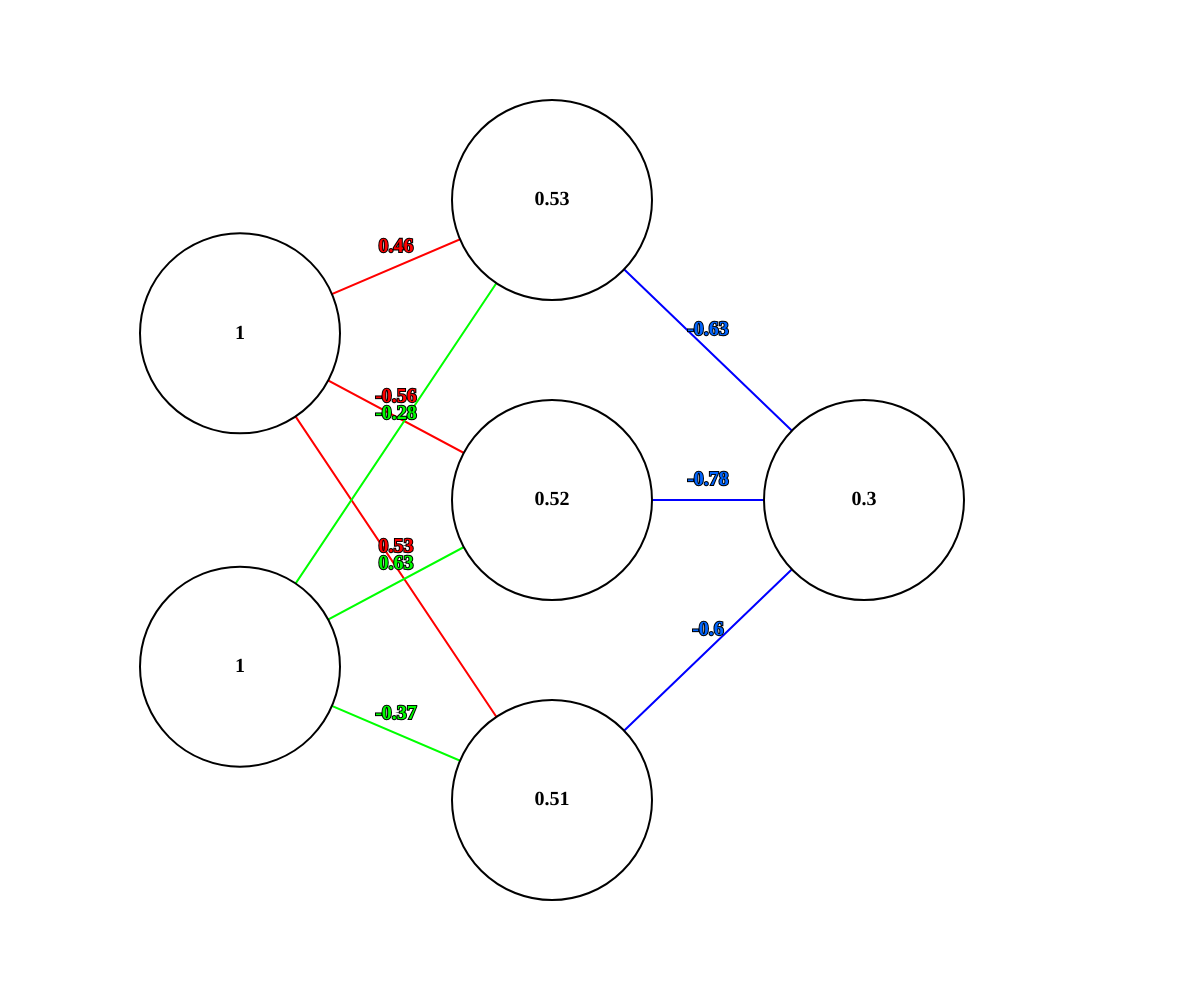
Frame 1 (no input)
Frame 60 (no input): identical to frame 1, image omitted
Frame 120 (the mouse pressed at the canvas centre since frame 60): identical to frame 1, image omitted

The p5.js sketch that drew this single still picture (run headless with seeded random() and noise() and a simulated clock; from frame 60 on, the mouse is pressed at the canvas centre):

// p5.js sketch
// ── sketch.js
var inputLayer, hiddenLayer, outputLayer
var target = 0
var data = [[1, 1, 0], [-1, 1, 1], [1, -1, 1]]

function setup(){
	createCanvas(windowWidth, windowHeight)
	inputLayer = new InputLayer([data[0][0], data[0][1]])
	target = data[0][2]
	hiddenLayer = new HiddenLayer(3, 6, inputLayer)
	outputLayer = new OutputLayer(1, 3, hiddenLayer)
	hiddenLayer.update()
	outputLayer.update()
	console.log("Output: " + outputLayer.neurons[0])
	
	changeWeights(inputLayer, [hiddenLayer], outputLayer)
}

function test(num1, num2){
	inputLayer.update([num1, num2])
	hiddenLayer.update()
	outputLayer.update()
	console.log("Output: " + outputLayer.neurons[0])
}

function train(amount){
	for (var i = 0; i < amount; i++){
		inputLayer.update([data[i % 3][0], data[i % 3][1]])
		target = data[i % 3][2]
		hiddenLayer.update()
		outputLayer.update()
		changeWeights(inputLayer, [hiddenLayer], outputLayer)
	}
}

function draw(){
	background(255)
	strokeWeight(2)
	fill(0)
	stroke(255, 0, 0)
	line(width / 5, height / 3, width / 5 * 2.3, height / 5, 200)
	line(width / 5, height / 3, width / 5 * 2.3, height / 5 * 4, 200)
	line(width / 5, height / 3, width / 5 * 2.3, height / 5 * 2.5, 200)
	stroke(0, 255, 0)
	line(width / 5, height / 3 * 2, width / 5 * 2.3, height / 5, 200)
	line(width / 5, height / 3 * 2, width / 5 * 2.3, height / 5 * 4, 200)
	line(width / 5, height / 3 * 2, width / 5 * 2.3, height / 5 * 2.5, 200)
	stroke(0, 0, 255)
	line(width / 5 * 2.3, height / 5, width / 5 * 3.6, height / 2)
	line(width / 5 * 2.3, height / 5 * 4, width / 5 * 3.6, height / 2)
	line(width / 5 * 2.3, height / 5 * 2.5, width / 5 * 3.6, height / 2)
	stroke(0)
	fill(255)
	ellipse(width / 5, height / 3, 200)
	ellipse(width / 5, (height / 3) * 2, 200)
	ellipse(width / 5 * 2.3, height / 5, 200)
	ellipse(width / 5 * 2.3, height / 5 * 4, 200)
	ellipse(width / 5 * 2.3, height / 5 * 2.5, 200)
	ellipse(width / 5 * 3.6, height / 2, 200)
	textAlign(CENTER, CENTER)
	textSize(20)
	textStyle(BOLD)
	textFont("Franklin Gothic Medium")
	fill(0)
	stroke(0)
	fill(255, 0, 0)
	text(Math.round(hiddenLayer.weights[0] * 100) / 100, (width / 5 + width / 5 * 2.3) / 2, (height / 3 + height / 5) / 2 - 20)
	text(Math.round(hiddenLayer.weights[1] * 100) / 100, (width / 5 + width / 5 * 2.3) / 2, (height / 3 + height / 5 * 2.5) / 2 - 20)
	text(Math.round(hiddenLayer.weights[2] * 100) / 100, (width / 5 + width / 5 * 2.3) / 2, (height / 3 + height / 5 * 4) / 2 - 20)
	fill(0, 255, 0)
	text(Math.round(hiddenLayer.weights[3] * 100) / 100, (width / 5 + width / 5 * 2.3) / 2, (height / 3 * 2 + height / 5) / 2 - 20)
	text(Math.round(hiddenLayer.weights[4] * 100) / 100, (width / 5 + width / 5 * 2.3) / 2, (height / 3 * 2 + height / 5 * 2.5) / 2 - 20)
	text(Math.round(hiddenLayer.weights[5] * 100) / 100, (width / 5 + width / 5 * 2.3) / 2, (height / 3 * 2 + height / 5 * 4) / 2 - 20)
	fill(0, 100, 255)
	text(Math.round(outputLayer.weights[0] * 100) / 100, (width / 5 * 2.3 + width / 5 * 3.6) / 2, (height / 5 + height / 2) / 2 - 20)
	text(Math.round(outputLayer.weights[1] * 100) / 100, (width / 5 * 2.3 + width / 5 * 3.6) / 2, (height / 5 * 2.5 + height / 2) / 2 - 20)
	text(Math.round(outputLayer.weights[2] * 100) / 100, (width / 5 * 2.3 + width / 5 * 3.6) / 2, (height / 5 * 4 + height / 2) / 2 - 20)
	fill(0)
	noStroke()
	text(Math.round(inputLayer.neurons[0] * 100) / 100, width / 5, height / 3)
	text(Math.round(inputLayer.neurons[1] * 100) / 100, width / 5, height / 3 * 2)
	text(Math.round(hiddenLayer.neurons[0] * 100) / 100, width / 5 * 2.3, height / 5)
	text(Math.round(hiddenLayer.neurons[1] * 100) / 100, width / 5 * 2.3, height / 5 * 4)
	text(Math.round(hiddenLayer.neurons[2] * 100) / 100, width / 5 * 2.3, height / 5 * 2.5)
	text(Math.round(outputLayer.neurons[0] * 100) / 100, width / 5 * 3.6, height / 2)
}
// ── layers.js
var lConstant = 1

function InputLayer(data){
	
	this.neurons = data
	
	this.update = function(newData){
		this.neurons = newData
	}
	
}

function HiddenLayer(size, weights, input){
	
	this.neurons = []
	this.size = size
	this.data = input.neurons
	if (typeof weights === "number"){
		this.weights = []
		for (var i = 0; i < weights; i++){
			this.weights.push(random(-1, 1))
		}
	} else if (typeof weights === "object"){
		this.weights = weights
	}
	
	this.update = function(){
		this.data = input.neurons
		this.neurons = []
		var dataNum = 0
		var amounts = []
		for (var i = 0; i < this.weights.length; i++){
			if (i % this.size == 0 && i != 0){
				dataNum++
			}
			// console.log("Hidden Layer: Data: " + this.data[dataNum] + ", Weight: " + this.weights[i])
			amounts.push(this.data[dataNum] * this.weights[i])
		}
		for (var i = 0; i < this.size; i++){
			var amount = amounts[i] + amounts[i + this.size]
			// amount += 0.8
			this.neurons.push(sigmoid(amount))
		}
	}
	
}

function OutputLayer(size, weights, input){
	
	this.neurons = []
	this.size = size
	this.data = input.neurons
	if (typeof weights === "number"){
		this.weights = []
		for (var i = 0; i < weights; i++){
			this.weights.push(random(-1, 1))
		}
	} else if (typeof weights === "object"){
		this.weights = weights
	}
	
	this.update = function(){
		this.data = input.neurons
		this.neurons = []
		var dataNum = 0
		var amounts = []
		for (var i = 0; i < this.weights.length; i++){
			if (i % this.size == 0 && i != 0){
				dataNum++
			}
			// console.log("Output Layer: Data: " + this.data[dataNum] + ", Weight: " + this.weights[i])
			amounts.push(this.data[dataNum] * this.weights[i])
		}
		// console.log(amounts)
		var amount = 0
		for (var i = 0; i < amounts.length; i++){
			amount += amounts[i]
		}
		// amount += 1.2
		this.neurons.push(sigmoid(amount))
	}
	
}

function sig_derivative(z){
	
	return z * (1.0 - z)
	
}

function sigmoid(z){
	
	return 1.0 / (1.0 + exp(-z))
	
}

function changeWeights(inputLayer, hiddenLayers, outputLayer){
	
	var input = inputLayer
	var hid = hiddenLayers
	var out = outputLayer
	var deltaWeights = []
	
	var deltaOutSum = 0
	var outError = (target - out.neurons[0])
	for (var i = 0; i < out.neurons.length; i++){
		deltaOutSum += sig_derivative(out.neurons[i])
	}
	
	deltaOutSum *= outError
	
	// console.log("Delta Out Sum: " + deltaOutSum)
	
	var deltaWeights = []
	
	var cur = hid[hid.length - 1]
	for (var n = 0; n < cur.neurons.length; n++){
		deltaWeights.push(deltaOutSum / cur.neurons[n])
	}
	
	// for (var i = 0; i < deltaWeights.length; i++){
		// outputLayer.weights[i] += deltaWeights[i] * lConstant
	// }
	
	// console.log(outputLayer.weights)
	
	var deltaHidSums = []
	
	for (var i = 0; i < hid.length; i++){
		var cur = hiddenLayers[i]
		for (var n = 0; n < cur.neurons.length; n++){
			deltaHidSums.push(deltaOutSum / out.weights[n] * sig_derivative(cur.neurons[n]))
			// console.log("Data: " + sig_derivative(cur.neurons[n]) + " Weight: " + cur.weights[n])
		}
	}
	
	// console.log("Hid Sums: ")
	// console.log(deltaHidSums)
	
	var weightChange = []
	
	for (var i = 0; i < hid.length; i++){
		for (var n = 0; n < input.neurons.length; n++){
			for (var x = 0; x < deltaHidSums.length; x++){
				weightChange.push(deltaHidSums[x] / input.neurons[n])
			}
		}
	}
	
	// console.log(weightChange)
	
	var newHiddenWeights = []
	
	for (var i = 0; i < hid.length; i++){
		var tempWeights = []
		// var counter = 0
		for (var n = 0; n < weightChange.length; n++){
			tempWeights[n] = hid[i].weights[n] + weightChange[n] * lConstant
			// console.log(counter)
			// counter += 2
			// if (counter > hid[i].weights.length - 1){
				// counter = 1
			// }
		}
		newHiddenWeights.push(tempWeights)
	}
	
	
	// console.log("New weights:")
	// console.log(newHiddenWeights)
	
	for (var i = 0; i < hid.length; i++){
		hid[i].weights = newHiddenWeights[i]
	}
	for (var i = 0; i < deltaWeights.length; i++){
		outputLayer.weights[i] += deltaWeights[i] * lConstant
	}
	
}
